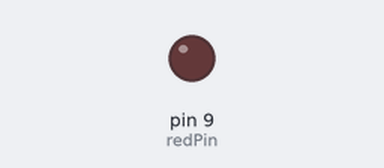
A sketch run on a simulated Arduino Uno, built with avr-gcc and run on an emulated ATmega328P. On the bench: output pins drawn as LEDs (lit = HIGH).

Above: at 0.05 s.
At 0.35 s:
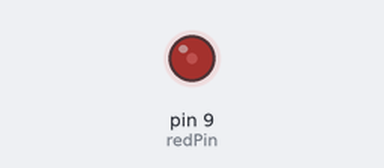
At 0.65 s:
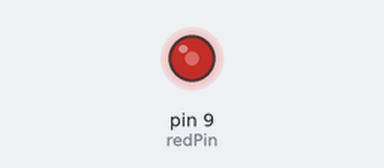
At 1.3 s:
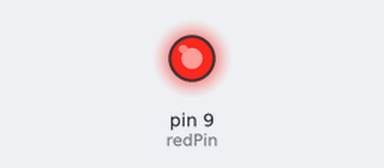
Timing chart, 0 to 3.0 s (numbered marks = the images above):
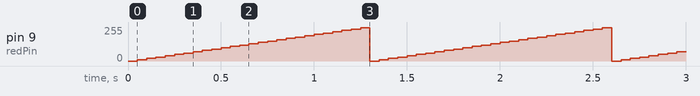

Measured:
- by itself, pin 9 (redPin): ramps from 0/255 to 250/255 and jumps back, once every 1.3 s

The sketch:

1stAnalogWrite.ino
```cpp
int redPin=9;

void setup() {
  // put your setup code here, to run once:
pinMode(redPin,OUTPUT);
}

void loop() {
  // put your main code here, to run repeatedly:
  for (int i=0;i<=250;i=i+10) {
    analogWrite(redPin,i);
    delay(50);
  }
}
```
